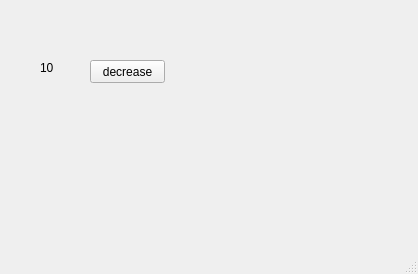
<?xml version="1.0" encoding="UTF-8"?>
<ui version="4.0">
 <class>MainWindow</class>
 <widget class="QMainWindow" name="MainWindow">
  <property name="geometry">
   <rect>
    <x>0</x>
    <y>0</y>
    <width>418</width>
    <height>274</height>
   </rect>
  </property>
  <property name="windowTitle">
   <string>MainWindow</string>
  </property>
  <widget class="QWidget" name="centralwidget">
   <widget class="QLabel" name="lbl">
    <property name="geometry">
     <rect>
      <x>40</x>
      <y>60</y>
      <width>21</width>
      <height>16</height>
     </rect>
    </property>
    <property name="text">
     <string>10</string>
    </property>
   </widget>
   <widget class="QPushButton" name="btn">
    <property name="geometry">
     <rect>
      <x>90</x>
      <y>60</y>
      <width>75</width>
      <height>23</height>
     </rect>
    </property>
    <property name="text">
     <string>decrease</string>
    </property>
   </widget>
  </widget>
  <widget class="QMenuBar" name="menubar">
   <property name="geometry">
    <rect>
     <x>0</x>
     <y>0</y>
     <width>418</width>
     <height>21</height>
    </rect>
   </property>
  </widget>
  <widget class="QStatusBar" name="statusbar"/>
 </widget>
 <resources/>
 <connections/>
</ui>
